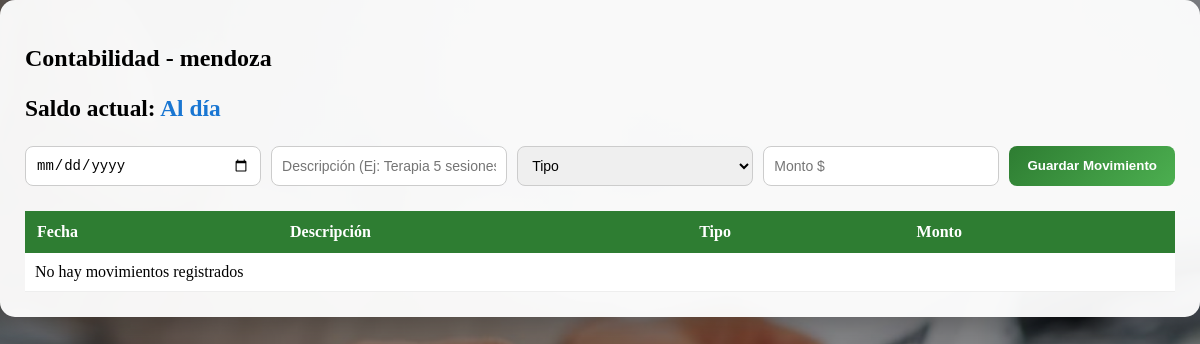
Before: /contabilidad/13/ with the older database file.
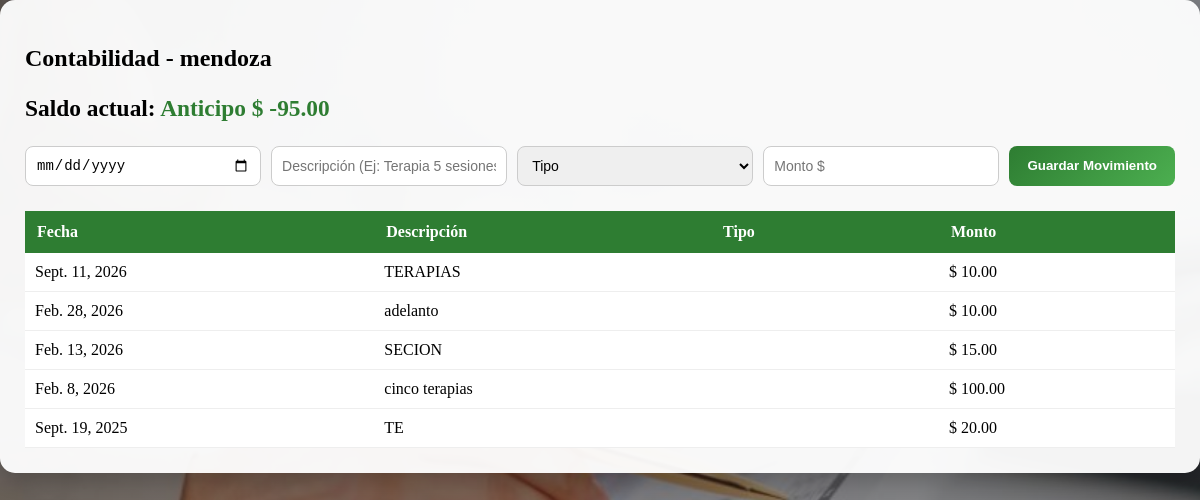
After: the same page with the newer database file.
### core/models.py (models this page shows, shortened)
class Paciente(models.Model):
    medico = models.ForeignKey(
        User,
        on_delete=models.CASCADE,
        related_name='pacientes'
    )
    nombres = models.CharField(max_length=100)
    apellidos = models.CharField(max_length=100)
    cedula = models.CharField(max_length=20)
    telefono = models.CharField(max_length=20)
    direccion = models.CharField(max_length=200)
    fecha_creacion = models.DateTimeField(auto_now_add=True)

class Contabilidad(models.Model):
    TIPO_CHOICES = (
        ('deuda', 'Deuda (Terapia)'),
        ('pago', 'Pago'),
        ('anticipo', 'Pago Anticipado'),
    )
    paciente = models.ForeignKey('Paciente', on_delete=models.CASCADE, related_name='movimientos')
    fecha = models.DateField(default=timezone.now)
    descripcion = models.CharField(max_length=200)
    tipo = models.CharField(max_length=15, choices=TIPO_CHOICES)
    monto = models.DecimalField(max_digits=10, decimal_places=2)
    creado = models.DateTimeField(default=timezone.now)

### core/views.py (the view, shortened to what this page needs)
# urls.py: path('contabilidad/<int:paciente_id>/', historial_contable, name='historial_contable'),
def historial_contable(request, paciente_id):
    paciente = get_object_or_404(Paciente, id=paciente_id)
    movimientos = Contabilidad.objects.filter(paciente=paciente).order_by('-fecha')
    total_deuda = movimientos.filter(tipo='deuda').aggregate(Sum('monto'))['monto__sum'] or 0
    total_pago = movimientos.filter(tipo='pago').aggregate(Sum('monto'))['monto__sum'] or 0
    total_anticipo = movimientos.filter(tipo='anticipo').aggregate(Sum('monto'))['monto__sum'] or 0
    saldo = total_deuda - (total_pago + total_anticipo)
    return render(request, 'core/historial_contable.html', {
        'paciente': paciente,
        'movimientos': movimientos,
        'saldo': saldo,
        'hoy': timezone.now().date()
    })

### core/templates/core/historial_contable.html (shortened to what this page needs)
{% load static %}
<!DOCTYPE html>
<html lang="es">
<head>
    <link rel="stylesheet" href="{% static 'css/historial_contable.css' %}">
</head>
<body>
<div class="card">
    <h2>Contabilidad - {{ paciente.nombre }} {{ paciente.apellidos }}</h2>
    <div class="resumen">
        <h3>Saldo actual:
            {% if saldo > 0 %}
                <span class="saldo-rojo">$ {{ saldo }}</span>
            {% elif saldo < 0 %}
                <span class="saldo-verde">Anticipo $ {{ saldo|floatformat:2 }}</span>
            {% else %}
                <span class="saldo-cero">Al día</span>
            {% endif %}
        </h3>
    </div>
    <form method="POST" class="form-contable">
        <input type="date" name="fecha" value="{{ hoy }}" required>
        <input type="text" name="descripcion" placeholder="Descripción (Ej: Terapia 5 sesiones)" required>
        <select name="tipo" required>
            <option value="">Tipo</option>
        </select>
        <input type="number" step="0.01" name="monto" placeholder="Monto $" required>
        <button type="submit" class="btn-guardar">Guardar Movimiento</button>
    </form>
    <table class="tabla-contable">
        <tr>
            <th>Fecha</th>
            <th>Descripción</th>
            <th>Tipo</th>
            <th>Monto</th>
        </tr>
        {% for m in movimientos %}
        <tr>
            <td>{{ m.fecha }}</td>
            <td>{{ m.descripcion }}</td>
            <td>
                {% if m.tipo == 'deuda' %}
                    <span class="badge rojo">Deuda</span>
                {% elif m.tipo == 'pago' %}
                    <span class="badge verde">Pago</span>
                {% else %}
                    <span class="badge azul">Anticipo</span>
                {% endif %}
            </td>
            <td>$ {{ m.monto }}</td>
        </tr>
        {% empty %}
        <tr>
            <td colspan="4">No hay movimientos registrados</td>
        </tr>
        {% endfor %}
    </table>
</div>

### core/static/css/historial_contable.css (style rules this page uses)
body { margin: 0; height: 100vh; background: linear-gradient( rgba(0, 0, 0, 0.45), rgba(0, 0, 0, 0.45) ), url("../images/contabilidad.jpg") no-repeat center center fixed; background-size: cover; }
.card { background: rgba(255, 255, 255, 0.95); padding: 25px; border-radius: 15px; margin-bottom: 25px; box-shadow: 0 8px 25px rgba(0,0,0,0.25); }
.resumen { font-size: 20px; }
.saldo-verde { color: #16a34a; font-weight: bold; }
.saldo-verde { color: #2e7d32; font-weight: bold; }
.form-contable { display: flex; flex-wrap: wrap; gap: 10px; margin-bottom: 25px; }
.form-contable input, .form-contable select { padding: 10px; border-radius: 8px; border: 1px solid #ccc; font-size: 14px; flex: 1; min-width: 180px; }
.btn-guardar { background: linear-gradient(135deg, #2e7d32, #4caf50); color: white; border: none; padding: 10px 18px; border-radius: 8px; cursor: pointer; font-weight: bold; transition: 0.3s; }
.tabla-contable { width: 100%; border-collapse: collapse; background: white; }
.tabla-contable th { background: #2e7d32; color: white; padding: 12px; text-align: left; }
.tabla-contable td { padding: 10px; border-bottom: 1px solid #eee; }
.badge { padding: 5px 10px; border-radius: 8px; font-size: 12px; font-weight: bold; color: white; }

Changed rows visible on the page:
added Contabilidad: fecha "Sept. 11, 2026", descripcion "TERAPIAS", monto "10.00"
added Contabilidad: fecha "Feb. 28, 2026", descripcion "adelanto", monto "10.00"
added Contabilidad: fecha "Feb. 13, 2026", descripcion "SECION", monto "15.00"
added Contabilidad: fecha "Feb. 8, 2026", descripcion "cinco terapias", monto "100.00"
added Contabilidad: fecha "Sept. 19, 2025", descripcion "TE", monto "20.00"
Other visible differences:
{{ saldo|floatformat:2 }}: (not shown) → "-95.00"
text no longer shown: "Al día No hay movimientos registrados"
text now shown: "Anticipo $"
